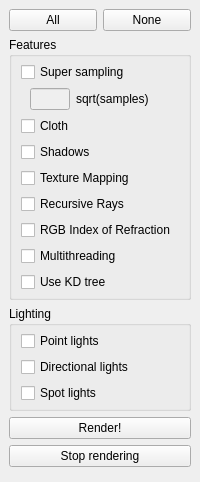
  <widget class="QDockWidget" name="rayDock">
   <property name="windowTitle">
    <string>&amp;Ray</string>
   </property>
   <attribute name="dockWidgetArea">
    <number>1</number>
   </attribute>
   <widget class="QWidget" name="rayDockContents">
    <layout class="QVBoxLayout" name="verticalLayout_4">
     <item>
      <widget class="QWidget" name="rayAllOrNone" native="true">
       <layout class="QHBoxLayout" name="horizontalLayout">
        <property name="leftMargin">
         <number>0</number>
        </property>
        <property name="topMargin">
         <number>0</number>
        </property>
        <property name="rightMargin">
         <number>0</number>
        </property>
        <property name="bottomMargin">
         <number>0</number>
        </property>
        <item>
         <widget class="QPushButton" name="rayAllButton">
          <property name="text">
           <string>All</string>
          </property>
         </widget>
        </item>
        <item>
         <widget class="QPushButton" name="rayNoneButton">
          <property name="text">
           <string>None</string>
          </property>
         </widget>
        </item>
       </layout>
      </widget>
     </item>
     <item>
      <widget class="QGroupBox" name="rayFeatures">
       <property name="title">
        <string>Features</string>
       </property>
       <layout class="QVBoxLayout" name="verticalLayout_11">
        <property name="topMargin">
         <number>5</number>
        </property>
        <property name="bottomMargin">
         <number>5</number>
        </property>
        <item>
         <widget class="QCheckBox" name="raySuperSamping">
          <property name="text">
           <string>Super sampling</string>
          </property>
         </widget>
        </item>
        <item>
         <widget class="QWidget" name="raySuperSamples" native="true">
          <property name="sizePolicy">
           <sizepolicy hsizetype="Preferred" vsizetype="Preferred">
            <horstretch>0</horstretch>
            <verstretch>0</verstretch>
           </sizepolicy>
          </property>
          <layout class="QGridLayout" name="gridLayout_7">
           <property name="topMargin">
            <number>0</number>
           </property>
           <property name="bottomMargin">
            <number>0</number>
           </property>
           <property name="horizontalSpacing">
            <number>6</number>
           </property>
           <item row="1" column="1">
            <widget class="QLabel" name="raySuperSamplesLabel">
             <property name="sizePolicy">
              <sizepolicy hsizetype="Preferred" vsizetype="Preferred">
               <horstretch>0</horstretch>
               <verstretch>0</verstretch>
              </sizepolicy>
             </property>
             <property name="text">
              <string>sqrt(samples)</string>
             </property>
            </widget>
           </item>
           <item row="1" column="0">
            <widget class="QLineEdit" name="raySuperSamplesTextbox">
             <property name="enabled">
              <bool>false</bool>
             </property>
             <property name="sizePolicy">
              <sizepolicy hsizetype="Expanding" vsizetype="Fixed">
               <horstretch>0</horstretch>
               <verstretch>0</verstretch>
              </sizepolicy>
             </property>
             <property name="minimumSize">
              <size>
               <width>40</width>
               <height>0</height>
              </size>
             </property>
             <property name="maximumSize">
              <size>
               <width>40</width>
               <height>16777215</height>
              </size>
             </property>
             <property name="text">
              <string/>
             </property>
            </widget>
           </item>
          </layout>
         </widget>
        </item>
        <item>
         <widget class="QCheckBox" name="rayCloth">
          <property name="text">
           <string>Cloth</string>
          </property>
         </widget>
        </item>
        <item>
         <widget class="QCheckBox" name="rayShadows">
          <property name="text">
           <string>Shadows</string>
          </property>
         </widget>
        </item>
        <item>
         <widget class="QCheckBox" name="rayTextureMapping">
          <property name="text">
           <string>Texture Mapping</string>
          </property>
         </widget>
        </item>
        <item>
         <widget class="QCheckBox" name="rayRecursive">
          <property name="text">
           <string>Recursive Rays</string>
          </property>
         </widget>
        </item>
        <item>
         <widget class="QCheckBox" name="rayRGBIOR">
          <property name="text">
           <string>RGB Index of Refraction</string>
          </property>
         </widget>
        </item>
        <item>
         <widget class="QCheckBox" name="rayMultiThreading">
          <property name="text">
           <string>Multithreading</string>
          </property>
         </widget>
        </item>
        <item>
         <widget class="QCheckBox" name="rayUseKDTree">
          <property name="text">
           <string>Use KD tree</string>
          </property>
         </widget>
        </item>
       </layout>
      </widget>
     </item>
     <item>
      <widget class="QGroupBox" name="rayLighting">
       <property name="title">
        <string>Lighting</string>
       </property>
       <layout class="QVBoxLayout" name="verticalLayout_9">
        <property name="topMargin">
         <number>5</number>
        </property>
        <property name="bottomMargin">
         <number>5</number>
        </property>
        <item>
         <widget class="QCheckBox" name="rayPointLights">
          <property name="text">
           <string>Point lights</string>
          </property>
         </widget>
        </item>
        <item>
         <widget class="QCheckBox" name="rayDirectionalLights">
          <property name="text">
           <string>Directional lights</string>
          </property>
         </widget>
        </item>
        <item>
         <widget class="QCheckBox" name="raySpotLights">
          <property name="text">
           <string>Spot lights</string>
          </property>
         </widget>
        </item>
       </layout>
      </widget>
     </item>
     <item>
      <widget class="QPushButton" name="rayRenderButton">
       <property name="text">
        <string>Render!</string>
       </property>
      </widget>
     </item>
     <item>
      <widget class="QPushButton" name="rayStopRenderingButton">
       <property name="text">
        <string>Stop rendering</string>
       </property>
      </widget>
     </item>
     <item>
      <widget class="QWidget" name="rayDockEmptySpace" native="true">
       <property name="sizePolicy">
        <sizepolicy hsizetype="Preferred" vsizetype="Expanding">
         <horstretch>0</horstretch>
         <verstretch>0</verstretch>
        </sizepolicy>
       </property>
      </widget>
     </item>
    </layout>
   </widget>
  </widget>
